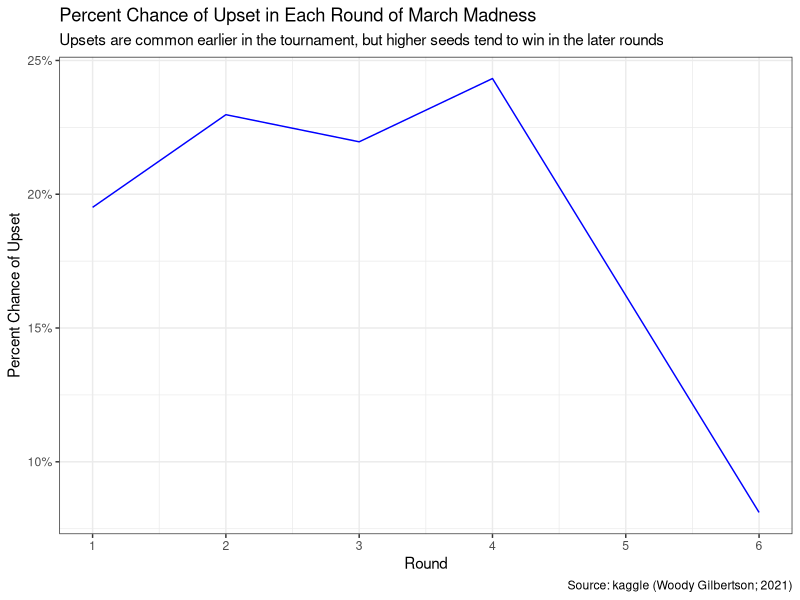

R code for this plot:
## ---- chunk 1
knitr::opts_chunk$set(echo = TRUE)
library(tidyverse)
library(dplyr)
library(ggthemes)
## ---- chunk 2
# gather the data

mm_data <- read_csv(file = "data_cleaned.csv")

# data from 2022 tournament

last_year <- tribble(~ROUND, ~upsets_per_round, ~total_games,
        1, 7, 1184,
        2, 5, 592,
        3, 5, 296,
        4, 0, 148,
        5, 1, 74,
        6, 0, 37)

# wrangle the data

data <- mm_data |> 
  select(WSEED, LSEED, ROUND) |> 
  mutate(upset = if_else(WSEED > LSEED + 1, TRUE, FALSE)) |> 
  mutate(upset = if_else(WSEED > LSEED + 1, 1, 0)) |>
  group_by(ROUND) |> 
  summarize(upsets_per_round = sum(upset)) |> 
  filter(ROUND != 0)
# mutate(total_games = sum(ROUND)/ROUND)
  
# combine with 2022 data

joined <- full_join(data, last_year)

# have more than one 1,2,3,5 in the ROUND category, have to combine them

upset_data <- joined |> 
  group_by(ROUND) |>
  summarize(upsets_per_round= sum(upsets_per_round))

# finding average upsets per round with upset_data

# cannot find a way to combine upset_data with the total amount of games played per round besides a new tibble

rounds <- tribble(~ROUND, ~upsets_per_round, ~total_games, 
        1, 231, 1184, 
        2, 136, 592, 
        3, 65, 296, 
        4, 36, 148, 
        5, 12, 74, 
        6, 3, 37)

# appears as if the chance for an upset goes down as the rounds go up, but this could jsut be because the seeds get closer together.

rounds |> 
  mutate(upset_chance = upsets_per_round/total_games) |> 
  ggplot(aes(x = ROUND, y = upset_chance)) + 
  geom_line(color = "blue") + 
  scale_x_continuous(breaks = c(1, 2, 3, 4, 5, 6)) +
  scale_y_continuous(labels = scales::percent_format()) + 
  theme_bw() + 
  labs(title = "Percent Chance of Upset in Each Round of March Madness",
       subtitle = "Upsets are common earlier in the tournament, but higher seeds tend to win in the later rounds", 
       x = "Round", 
       y = "Percent Chance of Upset",
       caption = "Source: kaggle (Woody Gilbertson; 2021)")


